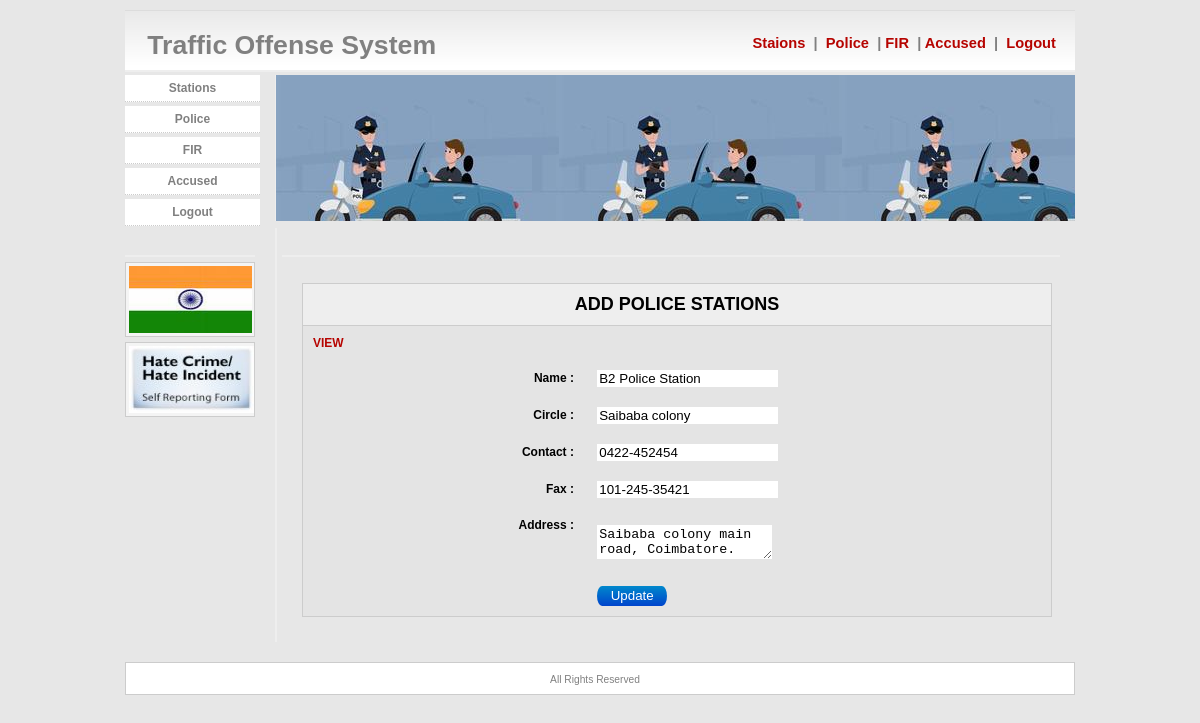
The app's page /admin/index.php?id=2&Mode=Edit with its own data.
### tables this page shows
CREATE TABLE `station` (
  `ps_id` int(11) NOT NULL,
  `ps_name` varchar(100) NOT NULL,
  `ps_circle` varchar(100) NOT NULL,
  `ps_con` varchar(100) NOT NULL,
  `ps_fax` varchar(100) NOT NULL,
  `ps_add` longtext NOT NULL
);

### admin/index.php (the view, shortened to what this page needs)
<?php
 include_once "../db/db.php";
if($_GET['Mode'] =="Edit") {
	$sqlup="Select * from station
	where ps_id='".$_REQUEST['id']."' ";
	$we=mysqli_query($con,$sqlup);
	$res=mysqli_fetch_object($we);
}
?>
<html><head><title>Traffic Offense System</title>
</head>
<link href="../css/style.css" rel="stylesheet" type="text/css" />
<body>
<div id="main">
<div id="header">
<div id="title">
				&nbsp;&nbsp; Traffic Offense System </div>
                    <div id="title1">
					 &nbsp;&nbsp;&nbsp;&nbsp;&nbsp;&nbsp;&nbsp;&nbsp;&nbsp;&nbsp;&nbsp;&nbsp;<a href="index.php">&nbsp;Staions&nbsp;</a> | <a href="police.php"> &nbsp;Police&nbsp;</a> | <a href="viewfir.php">FIR&nbsp;</a> | <a href="acc.php">Accused&nbsp;</a> | <a href="../logout.php"> &nbsp;Logout&nbsp;</a></div>
</div>
<div id="side">
<ul>
					<li><a href="index.php">Stations</a></li>
					<li><a href="police.php">Police</a></li>
				    <li><a href="viewfir.php">FIR</a></li>
				    <li><a href="acc.php">Accused</a></li>
					<li><a href="../logout.php">Logout</a></li>
				</ul>
<div class="side2">
					<h3>&nbsp;</h3>
					<div id="sidebox">
					 <img src="../images/image.jpg" width="123" height="67" />					</div>
					<div id="sidebox">
					 <img src="../images/hatecrime.jpg" width="125" height="67" />					</div>
			  </div>
</div>
<div id="banner"></div>
<div class="inner">
<h3>&nbsp;</h3>
<br>
<form id="form1" name="form1" method="post" action="" enctype="multipart/form-data" onSubmit="return valid()" style="padding-left:20px">
<table align="center" cellpadding="10" cellspacing="0" width="750" bgcolor="#e4e4e4" style="border:1px solid #CCCCCC;font-size:12px">
			<tr bgcolor="#e4e4e4">
			  <td colspan="2" style="border-bottom:1px solid #CCCCCC;" bgcolor="#eeeeee" align="center"><h2>ADD POLICE STATIONS </h2></td>
			  </tr>
			 <tr>
    <td width="38%"><a href="station.php" style="text-decoration:none"><strong>VIEW</strong></a></td>
    <td width="62%"><input type="hidden" name="id" value="<?php echo $res->ps_id; ?>"/></td>
  </tr>
  <tr>
    <td align="right"><strong>Name&nbsp;:&nbsp;</strong></td>
    <td><input type="text" name="ps_name" value="<?php echo $res->ps_name; ?>"/></td>
  </tr>
  <tr>
    <td align="right"><strong>Circle&nbsp;:&nbsp;</strong></td>
    <td><input type="text" name="ps_circle" value="<?php echo $res->ps_circle; ?>"/></td>
  </tr>
  <tr>
    <td align="right"><strong>Contact&nbsp;:&nbsp;</strong></td>
    <td><input type="text" name="ps_con" value="<?php echo $res->ps_con; ?>"/></td>
  </tr>
  <tr>
    <td align="right"><strong>Fax&nbsp;:&nbsp;</strong></td>
    <td><input type="text" name="ps_fax" value="<?php echo $res->ps_fax; ?>"/></td>
  </tr>
  <tr>
    <td align="right"><strong>Address&nbsp;:&nbsp;</strong></td>
    <td rowspan="2"><textarea name="ps_add" style="width:175px"><?php echo $res->ps_add; ?></textarea></td>
  </tr>
  <tr>
    <td>&nbsp;</td>
    </tr>
  <tr>
    <td>&nbsp;</td>
    <td>
	<?php if($_GET['Mode'] =="Edit") { ?>
	<input type="submit" name="update" value="Update" class="submit_but" />
	<?php } else { ?>
		<input type="submit" name="submit" value="Submit" class="submit_but" />
	<?php } ?>
	</td>
  </tr>
			</table>
			</form>
<h1>&nbsp;</h1>
		  </div>
 <div id="footer"><span class="divider"></span>
            All Rights Reserved
</div>
</div>
</body>
</html>

### css/style.css (style rules this page uses)
* { border: 0; margin: 0; }
body { margin: 0px; font-family: Arial, Verdana, Sans-Serif; font-size: 0.8em; background: #E7E7E7; }
#header { clear: both; text-align: right; padding: 20px 15px 0 0; margin: 10px 0 3px 0; height: 40px; border-bottom: 2px solid #eee; background: #FFF url(../images/fade.gif); color: #808080; }
#banner { margin: 0 0 5px 150px; line-height: 1.4em; background: url(../images/header.jpg); height: 146px; border-left: 1px solid #EEEEEE; }
#main { width: 950px; margin: 0px auto; }
#footer { clear: both; color: #808080; background: #FFF; font-size: 0.8em; text-align: center; padding: 9px 10px 9px 0; margin: 10px 0px 0px 0px; border: 1px solid #ccc; }
a { text-decoration: none; color: #B60400; }
.divider { background: url(../images/divider.png) no-repeat center top; display: block; height: 2px; width: 572px; margin: 0 auto; position: relative; }
.submit_but { color: #ffffff; background-image: -moz-linear-gradient(top, #0088cc, #0044cc); background-image: -webkit-gradient(linear, 0 0, 0 100%, from(#0088cc), to(#0044cc)); background-image: -webkit-linear-gradient(top, #0088cc, #0044cc); background-image: -o-linear-gradient(top, #0088cc, #0044cc); background-repeat: repeat-x; Border-bottom-left-radius: 30px 60px; Border-bottom-right-radius: 30px 60px; Border-top-left-radius: 30px 60px; Border-top-right-radius: 30px 60px; height:20px; width:70px; }
#side { clear: left; float: left; width: 150px; margin: 0 0 10px 0; padding: 0; font-size: 0.9em; }
#side ul { list-style: none; width: 150px; margin: 0 0 0 -10px; padding: 0; font-size: 1.1em; }
#side li { margin-bottom: 4px; padding: 0 5px 0 10px; }
#side li a { font-size: 9pt; font-weight: bold; text-align: right; height: 20px; text-decoration: none; color: #808080; display: block; padding: 6px 10px 0 10px; background: #fff; border-bottom: 1px dotted #ccc; text-align:center; }
#title { float: left; font-size: 20pt; font-weight: bold; padding: 0 0 0 0; }
#title1 { float: right; font-size: 11pt; font-weight: bold; padding: 5px 0 0 0; }
.side2 { margin: 9px 0 10px 0; width: 130px; color: #6B6B6B; line-height: 1.6em; }
#sidebox { border: 1px solid #ccc; background: #f4f4f4; padding: 3px; margin-top: 5px; }
h3 { font-size: 1.3em; margin: 0 0 5px 0; padding: 2px 0px 0px 0px; border-bottom: 2px solid #eee; }
.inner { margin: 7px 10px 20px 150px; padding: 5px 5px 5px 5px; line-height: 1.6em; text-align: left; color: #5D5D5D; border-left: 2px solid #eee; }
.inner a, #inner a:visited { text-decoration: underline; }

### records on screen
station: ps_name "B2 Police Station", ps_circle "Saibaba colony", ps_con "0422-452454", ps_fax "101-245-35421", ps_add "Saibaba colony main road, Coimbatore."
